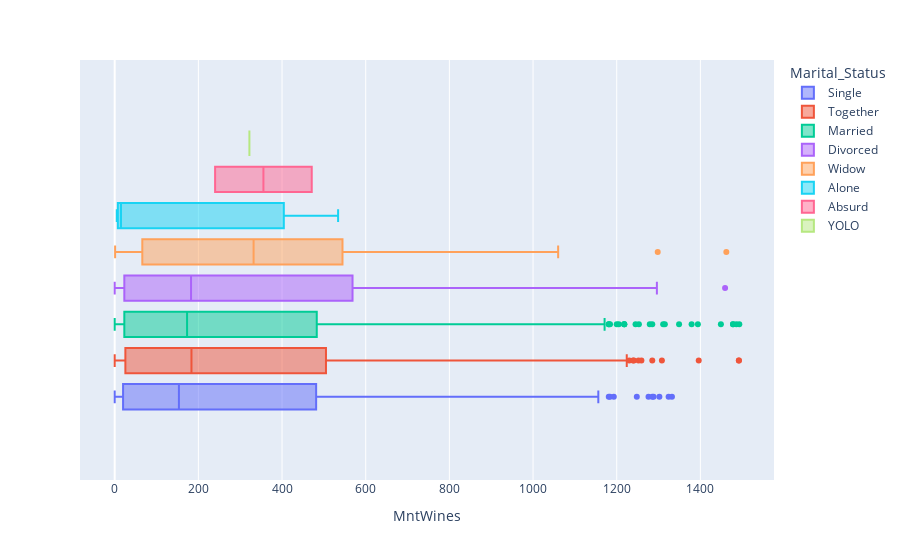

Notebook code for this chart:
### Markdown cell above
### Do married people purchase more wine?

### Code cell
px.box(df, x = 'MntWines', color = 'Marital_Status')

### Figure 1 — Plotly figure (JSON) as saved in the notebook; plotly's stock layout.template omitted (floating-point values rounded to 4 significant figures; data arrays with more than 128 entries replaced by an {"elided": "..."} marker saying what was removed)
{"data": [{"alignmentgroup": "True", "hovertemplate": "Marital_Status=Single<br>MntWines=%{x}<extra></extra>", "legendgroup": "Single", "marker": {"color": "#636efa"}, "name": "Single", "notched": false, "offsetgroup": "Single", "orientation": "h", "showlegend": true, "type": "box", "x": {"elided": "480 int values"}, "x0": " ", "xaxis": "x", "y0": " ", "yaxis": "y"}, {"alignmentgroup": "True", "hovertemplate": "Marital_Status=Together<br>MntWines=%{x}<extra></extra>", "legendgroup": "Together", "marker": {"color": "#EF553B"}, "name": "Together", "notched": false, "offsetgroup": "Together", "orientation": "h", "showlegend": true, "type": "box", "x": {"elided": "580 int values"}, "x0": " ", "xaxis": "x", "y0": " ", "yaxis": "y"}, {"alignmentgroup": "True", "hovertemplate": "Marital_Status=Married<br>MntWines=%{x}<extra></extra>", "legendgroup": "Married", "marker": {"color": "#00cc96"}, "name": "Married", "notched": false, "offsetgroup": "Married", "orientation": "h", "showlegend": true, "type": "box", "x": {"elided": "864 int values"}, "x0": " ", "xaxis": "x", "y0": " ", "yaxis": "y"}, {"alignmentgroup": "True", "hovertemplate": "Marital_Status=Divorced<br>MntWines=%{x}<extra></extra>", "legendgroup": "Divorced", "marker": {"color": "#ab63fa"}, "name": "Divorced", "notched": false, "offsetgroup": "Divorced", "orientation": "h", "showlegend": true, "type": "box", "x": {"elided": "232 int values"}, "x0": " ", "xaxis": "x", "y0": " ", "yaxis": "y"}, {"alignmentgroup": "True", "hovertemplate": "Marital_Status=Widow<br>MntWines=%{x}<extra></extra>", "legendgroup": "Widow", "marker": {"color": "#FFA15A"}, "name": "Widow", "notched": false, "offsetgroup": "Widow", "orientation": "h", "showlegend": true, "type": "box", "x": [55, 245, 546, 505, 182, 901, 395, 1, 15, 512, 43, 400, 161, 112, 4, 24, 815, 162, 63, 416, 1060, 55, 162, 5, 625, 445, 371, 67, 445, 19, 860, 205, 5, 953, 12, 27, 158, 508, 735, 1298, 341, 62, 13, 972, 508, 332, 431, 293, 595, 67, 50, 19, 612, 861, 380, 15, 267, 167, 488, 100, 953, 710, 344, 605, 67, 1462, 526, 618, 526, 544, 3, 532, 189, 154, 154, 570, 332], "x0": " ", "xaxis": "x", "y0": " ", "yaxis": "y"}, {"alignmentgroup": "True", "hovertemplate": "Marital_Status=Alone<br>MntWines=%{x}<extra></extra>", "legendgroup": "Alone", "marker": {"color": "#19d3f3"}, "name": "Alone", "notched": false, "offsetgroup": "Alone", "orientation": "h", "showlegend": true, "type": "box", "x": [534, 15, 5], "x0": " ", "xaxis": "x", "y0": " ", "yaxis": "y"}, {"alignmentgroup": "True", "hovertemplate": "Marital_Status=Absurd<br>MntWines=%{x}<extra></extra>", "legendgroup": "Absurd", "marker": {"color": "#FF6692"}, "name": "Absurd", "notched": false, "offsetgroup": "Absurd", "orientation": "h", "showlegend": true, "type": "box", "x": [471, 240], "x0": " ", "xaxis": "x", "y0": " ", "yaxis": "y"}, {"alignmentgroup": "True", "hovertemplate": "Marital_Status=YOLO<br>MntWines=%{x}<extra></extra>", "legendgroup": "YOLO", "marker": {"color": "#B6E880"}, "name": "YOLO", "notched": false, "offsetgroup": "YOLO", "orientation": "h", "showlegend": true, "type": "box", "x": [322, 322], "x0": " ", "xaxis": "x", "y0": " ", "yaxis": "y"}], "layout": {"boxmode": "group", "legend": {"title": {"text": "Marital_Status"}, "tracegroupgap": 0}, "margin": {"t": 60}, "xaxis": {"anchor": "y", "domain": [0, 1], "title": {"text": "MntWines"}}, "yaxis": {"anchor": "x", "domain": [0, 1]}}}
